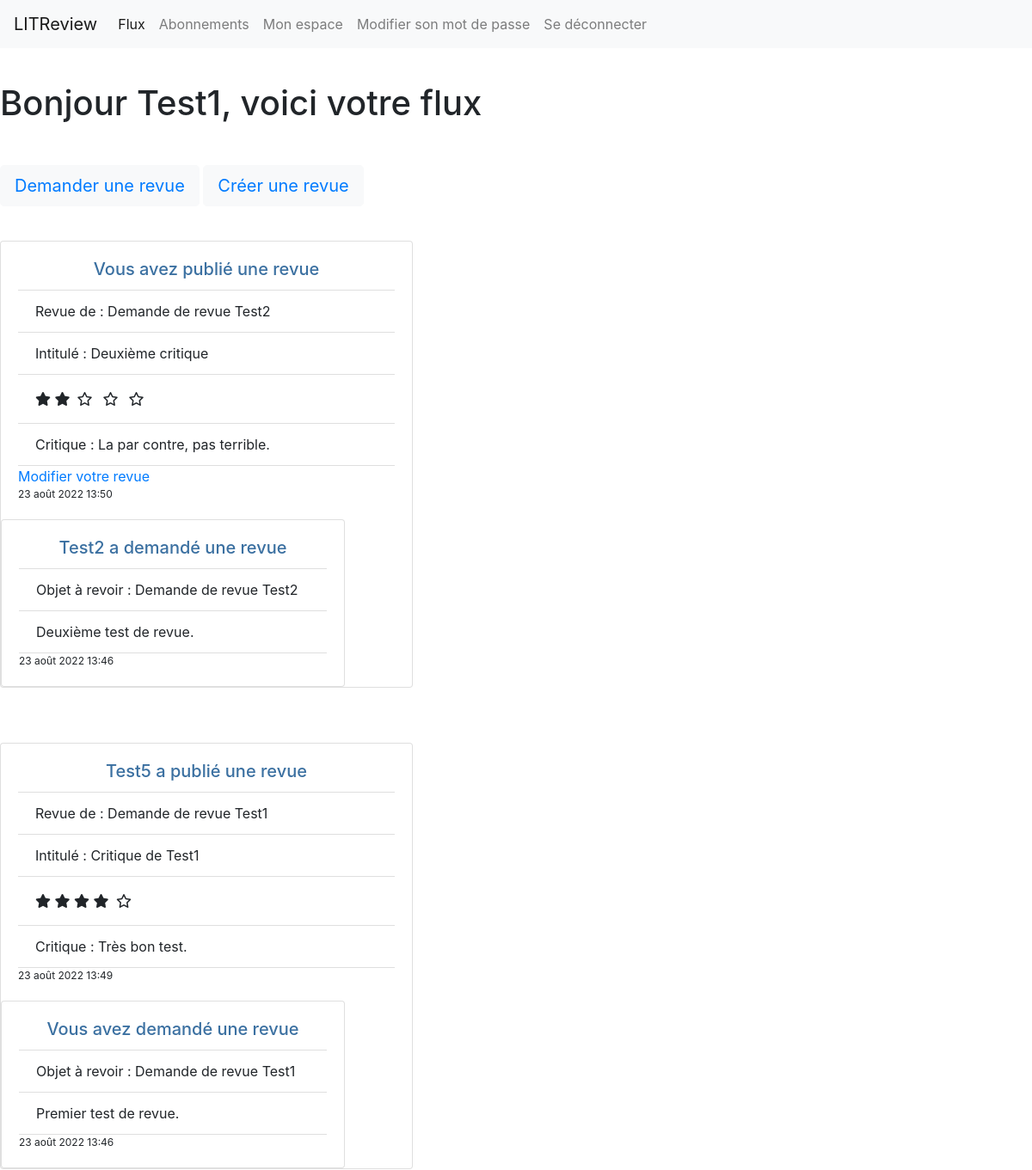
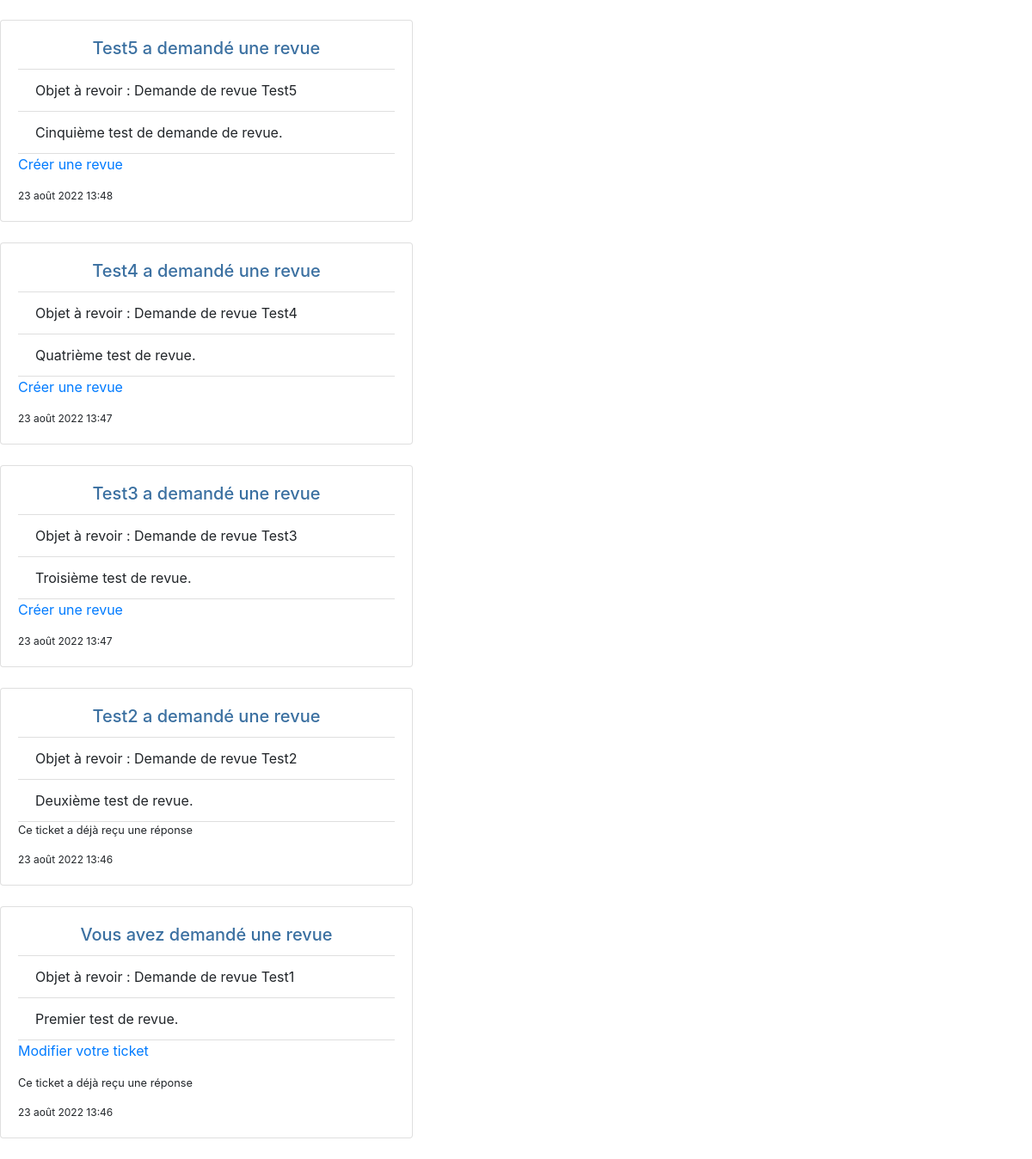
Screenshot of /home/ (signed in) with the database file from the repository (2 pictures, top to bottom).
### authentification/models.py (models this page shows)
class User(AbstractUser):
    pass

### reviews/models.py (models this page shows)
class Review(models.Model):
    ticket = models.ForeignKey(to=Ticket, on_delete=models.CASCADE)
    rating = models.PositiveSmallIntegerField(
        validators=[MinValueValidator(0), MaxValueValidator(5)]
    )
    headline = models.CharField(max_length=128)
    body = models.CharField(max_length=8192, blank=True)
    user = models.ForeignKey(to=settings.AUTH_USER_MODEL, on_delete=models.CASCADE)
    time_created = models.DateTimeField(auto_now_add=True)

class Ticket(models.Model):
    title = models.CharField(max_length=128)
    description = models.TextField(max_length=2048, blank=True)
    user = models.ForeignKey(to=settings.AUTH_USER_MODEL, on_delete=models.CASCADE)
    time_created = models.DateTimeField(auto_now_add=True)

### reviews/views.py (the view)
# urls.py: path("home/", reviews.views.home, name="home"),
@login_required
def home(request):
    userfollow_followed = models.UserFollows.objects.filter(user=request.user)
    userfollowed = [userfollow.followed_user for userfollow in userfollow_followed]
    tickets_followed = models.Ticket.objects.filter(user__in=userfollowed)
    tickets_user = models.Ticket.objects.filter(user=request.user)
    tickets_todisplay = list(chain(tickets_followed, tickets_user))
    tickets_reviewed = models.Ticket.objects.filter(review__isnull=False)
    reviews_followed = models.Review.objects.filter(user__in=userfollowed)
    reviews_followers = models.Review.objects.filter(ticket__in=tickets_user)
    reviews_own = models.Review.objects.filter(user=request.user)
    reviews_todisplay = list(chain(reviews_followed, reviews_own))
    for review in reviews_followers:
        if review not in reviews_todisplay:
            reviews_todisplay.append(review)
    items = list(chain(reviews_todisplay, tickets_todisplay))
    items.sort(key=attrgetter("time_created"), reverse=True)
    user = request.user
    return render(
        request,
        "reviews/home.html",
        context={
            "tickets_todisplay": tickets_todisplay,
            "reviews_todisplay": reviews_todisplay,
            "items": items,
            "tickets_reviewed": tickets_reviewed,
            "user": user,
        },
    )

### reviews/templates/reviews/home.html
{% extends 'base.html' %}
{% block content %}
    <h1>Bonjour {{request.user}}, voici votre flux</h1>
    <div class="button-nav" style="margin-top: 40px;">
        <button type="button" class="btn btn-light btn-lg"><a href="{% url 'create-ticket' %}">Demander une revue</a></button>
        <button type="button" class="btn btn-light btn-lg" id="create-review"><a href="{% url 'create-reviewticket' %}">Créer une revue</a></button>
    </div>
{% for item in items%}
    {% if item in reviews_todisplay %}
        <div class="card" style="width: 30rem; margin-top:40px;">
            <div class="card-body">
                {% if request.user == item.user %}
                    <h5 class="card-title" style="text-align: center; color:rgb(59, 112, 161);">Vous avez publié une revue</h5>
                {% else %}
                    <h5 class="card-title" style="text-align: center; color:rgb(59, 112, 161);">{{ item.user }} a publié une revue</h5>
                {% endif %}
                <ul class="list-group list-group-flush">
                    <li class="list-group-item">Revue de : {{item.ticket.title}}</li>
                    <li class="list-group-item">Intitulé : {{item.headline}}</li>
                    {%if item.rating == 1 %}
                        <li class="list-group-item"> <i class="fa-solid fa-star"></i> <i class="far fa-star py-2 px-1 rate-popover"></i> <i class="far fa-star py-2 px-1 rate-popover"></i> <i class="far fa-star py-2 px-1 rate-popover"></i> <i class="far fa-star py-2 px-1 rate-popover"></i></li>
                    {% elif item.rating == 2 %}
                        <li class="list-group-item"> <i class="fa-solid fa-star"></i> <i class="fa-solid fa-star"> <i class="far fa-star py-2 px-1 rate-popover"></i> <i class="far fa-star py-2 px-1 rate-popover"></i> <i class="far fa-star py-2 px-1 rate-popover"></i></i></li>
                    {% elif item.rating == 3 %}
                        <li class="list-group-item"> <i class="fa-solid fa-star"></i> <i class="fa-solid fa-star"></i> <i class="fa-solid fa-star"></i> <i class="far fa-star py-2 px-1 rate-popover"></i> <i class="far fa-star py-2 px-1 rate-popover"></i></li>
                    {% elif item.rating == 4 %}
                        <li class="list-group-item"> <i class="fa-solid fa-star"></i> <i class="fa-solid fa-star"></i> <i class="fa-solid fa-star"></i> <i class="fa-solid fa-star"></i> <i class="far fa-star py-2 px-1 rate-popover"></i> </li>
                    {% else %}
                        <li class="list-group-item"> <i class="fa-solid fa-star"></i> <i class="fa-solid fa-star"></i> <i class="fa-solid fa-star"></i> <i class="fa-solid fa-star"></i> <i class="fa-solid fa-star"></i></li>
                    {% endif %}
                    <li class="list-group-item">Critique : {{item.body}}</li>
                </ul>
                {% if request.user == item.user %}
                        <a href="{% url 'edit-review' item.id %}" class="card-link">Modifier votre revue</a>
                {% endif %}
                <p class="card-text" style="font-size : 75%;">{{item.time_created}}</p>
            </div>
                <div class="card" style="width: 25rem;">
                    <div class="card-body">
                        {% if request.user == item.ticket.user  %}
                            <h5 class="card-title" style="text-align: center; color:rgb(59, 112, 161);">Vous avez demandé une revue</h5>
                        {% else %}
                            <h5 class="card-title" style="text-align: center; color:rgb(59, 112, 161);">{{ item.ticket.user  }} a demandé une revue</h5>
                        {% endif %}
                        <ul class="list-group list-group-flush">
                            <li class="list-group-item">Objet à revoir : {{ item.ticket.title }}</li>
                            <li class="list-group-item">{{ item.ticket.description }}</li>
                        </ul>
                        <p class="card-text" style="font-size : 75%;">{{item.ticket.time_created}}</p>
                    </div>
                </div>
            </div>
    {% else %}
            <div class="card" style="width: 30rem;">
                <div class="card-body">
                    {% if request.user == item.user %}
                        <h5 class="card-title" style="text-align: center; color:rgb(59, 112, 161);">Vous avez demandé une revue</h5>
                    {% else %}
                        <h5 class="card-title" style="text-align: center; color:rgb(59, 112, 161);">{{ item.user }} a demandé une revue</h5>
                    {% endif %}
                    <ul class="list-group list-group-flush">
                        <li class="list-group-item">Objet à revoir : {{ item.title }}</li>
                        <li class="list-group-item">{{item.description}}</li>
                    </ul>
                    {% if request.user == item.user %}
                        <p><a href="{% url 'edit-ticket' item.id %}" class="card-link">Modifier votre ticket</a>
                    {% endif %}
                    {% if item not in tickets_reviewed %}
                        <a href="{% url 'create-review' item.id %}" class="card-link">Créer une revue</a></p>
                    {% else %}
                        <p class="card-text" style="font-size: 80%;">Ce ticket a déjà reçu une réponse</p>
                    {% endif %}
                    <p class="card-text" style="font-size : 75%;">{{item.time_created}}</p>
                </div>
            </div>
    {% endif %}
    <br>
{% endfor %}
{% endblock content %}

### templates/base.html (shortened to what this page needs)
<html>
    <head>
        {% load static %}
        <link rel="stylesheet" type="text/css" href="{% static 'reviews/app.css' %}">
        <link rel="stylesheet" href="https://cdnjs.cloudflare.com/ajax/libs/font-awesome/6.1.1/css/all.min.css" />
        <link rel="stylesheet" href="https://cdn.jsdelivr.net/npm/bootstrap@4.0.0/dist/css/bootstrap.min.css">
    </head>
    <nav class="navbar navbar-expand-lg navbar-light bg-light">
        <a class="navbar-brand" href="{% url 'home' %}">LITReview</a>
        <div class="collapse navbar-collapse" id="navbarNav">
          <ul class="navbar-nav">
            <li class="nav-item active">
              <a class="nav-link" href="{% url 'home' %}"> Flux <span class="sr-only">(current)</span></a>
            </li>
            <li class="nav-item">
              <a class="nav-link" href="{% url 'follow-user' %}">Abonnements</a>
            </li>
            <li class="nav-item">
              <a class="nav-link" href="{% url 'user-content' %}">Mon espace</a>
            </li>
            <li class="nav-item">
              <a class="nav-link" href="{% url 'password_change' %}">Modifier son mot de passe</a>
            </li>
            {% if user.is_authenticated%}
            <li class="nav-item">
              <a class="nav-link" href="{% url 'logout' %}">Se déconnecter</a>
            </li>
            {% endif %}
          </ul>
        </div>
      </nav>
    <body>
        <div class="main" style="display: flex; flex-direction:column; margin-top: 40px;">
            {% block content %}{% endblock content %}
        </div>
    </body>
</html>

### static/reviews/app.css (style rules this page uses)
html { font-family: Arial; }

### rows the page displays
User: user "Test1"
Review: shows "Vous avez publié une revue", ticket "Demande de revue Test2", headline "Deuxième critique", rating 2 (drawn), body "La par contre, pas terrible.", shows "Modifier votre revue", time_created "23 août 2022 13:50", ticket.user "Test2", ticket.description "Deuxième test de revue.", ticket.time_created "23 août 2022 13:46"
Review: user "Test5", ticket "Demande de revue Test1", headline "Critique de Test1", rating 4 (drawn), body "Très bon test.", time_created "23 août 2022 13:49", shows "Vous avez demandé une revue", ticket.description "Premier test de revue.", ticket.time_created "23 août 2022 13:46"
Ticket: user "Test5", title "Demande de revue Test5", description "Cinquième test de demande de revue.", shows "Créer une revue", time_created "23 août 2022 13:48"
Ticket: user "Test4", title "Demande de revue Test4", description "Quatrième test de revue.", shows "Créer une revue", time_created "23 août 2022 13:47"
Ticket: user "Test3", title "Demande de revue Test3", description "Troisième test de revue.", shows "Créer une revue", time_created "23 août 2022 13:47"
Ticket: user "Test2", title "Demande de revue Test2", description "Deuxième test de revue.", shows "Ce ticket a déjà reçu une réponse", time_created "23 août 2022 13:46"
Ticket: shows "Vous avez demandé une revue", title "Demande de revue Test1", description "Premier test de revue.", shows "Modifier votre ticket", shows "Ce ticket a déjà reçu une réponse", time_created "23 août 2022 13:46"
